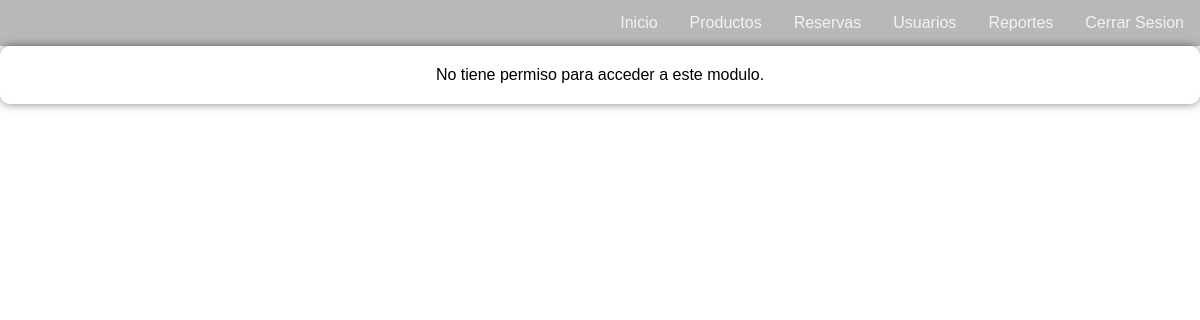
The page /modulos/index.php (signed in) on the database as committed earlier.
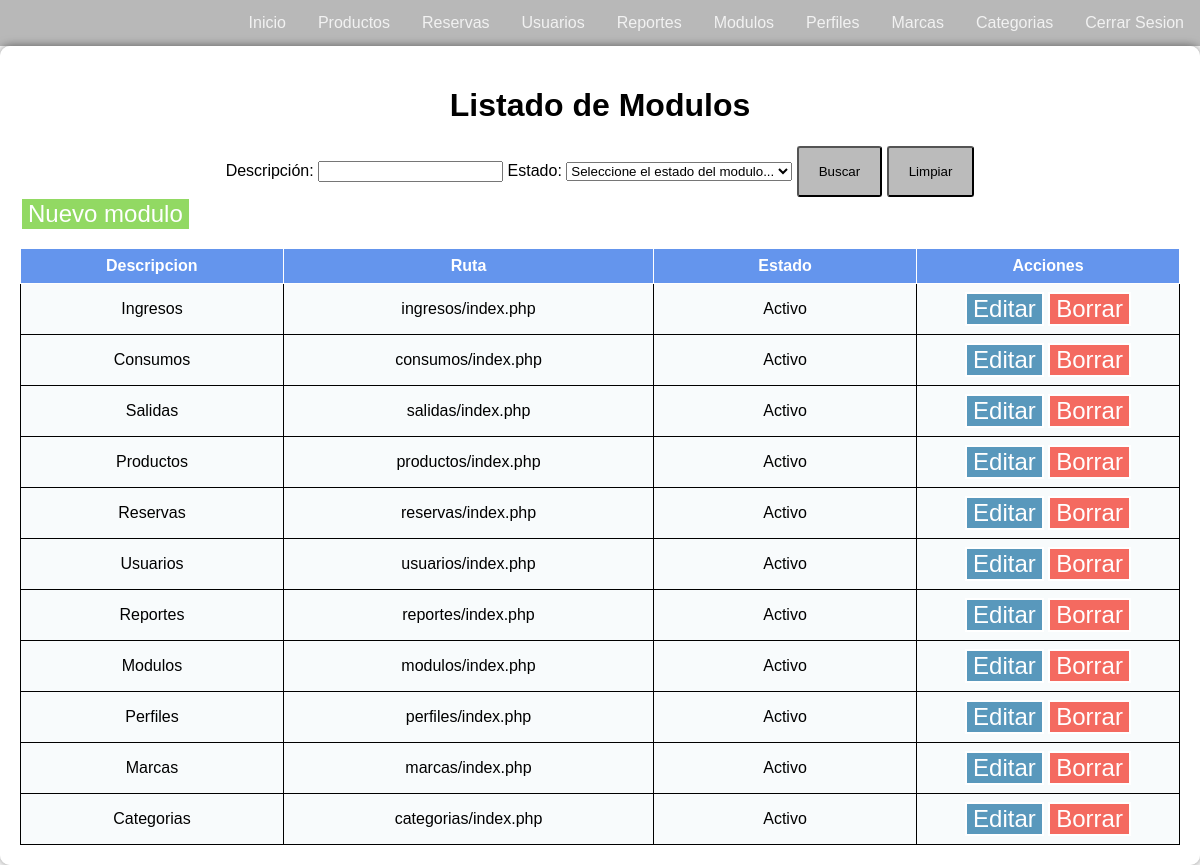
The same page on the database as committed later.
### tables this page shows
CREATE TABLE `modulo` (
  `id_modulo` int NOT NULL AUTO_INCREMENT,
  `modulo_descripcion` varchar(45) NOT NULL,
  `modulo_ruta` varchar(45) NOT NULL,
  `modulo_estado` int NOT NULL,
  PRIMARY KEY (`id_modulo`)
);

### perfiles/validar_permiso.php (called while the page is built)
<?php
    function validar_permiso($modulo){
        require("../conexion.php");
        $tiene_permiso = false;
        if (isset($_SESSION["usuario_nombre"])){
            $registro = $mysql->query("select count(*) resultados
                                        from modulo m
                                        left join perfil_modulo pm on pm.rela_modulo = m.id_modulo
                                        left join perfil p on pm.rela_perfil = p.id_perfil
                                        left join usuario u on u.rela_perfil = p.id_perfil
                                        where m.modulo_estado = 1
                                        and u.usuario_estado = 1
                                        and u.usuario_nombre = '$_SESSION[usuario_nombre]'
                                        and m.modulo_ruta = '$modulo'") or
            die($mysql->error);
            if ((int) $registro->fetch_array()["resultados"] > 0) {
                $tiene_permiso = true;
            }
        }
        return $tiene_permiso;
    }
?>

### modulos/listado.php (the view, shortened to what this page needs)
<h1>Listado de Modulos</h1>
<?php
	include("busqueda.php");
?>
<div class="botonera-abm">
	<button class="abm-button alta-button" onclick="location.href='formulario.php'">Nuevo modulo</button><br><br>
</div>
<table>
	<thead>
		<th> <font face="Arial">Descripcion</font> </th>
		<th> <font face="Arial">Ruta</font> </th>
		<th> <font face="Arial">Estado</font> </th>
		<th> <font face="Arial">Acciones</font> </th>
	</thead>
<?php
	require("../conexion.php");
	$filtro = "";
	$registros = $mysql->query("select * from modulo where 1=1 ".$filtro) or
	die($mysql->error);
	while ($row = $registros->fetch_assoc()) {
		echo
		"<tr>
			<td>".$row["modulo_descripcion"]."</td>
			<td>".$row["modulo_ruta"]."</td>
			<td>".(($row["modulo_estado"]) ? "Activo" : "Baja")."</td>
			<td>
				<button class='abm-button mod-button' onclick='location.href=\"editar.php?id_modulo=".$row["id_modulo"]."\"'>Editar</button>
				<button class='abm-button baja-button' onclick='location.href=\"baja_logica.php?id_modulo=".$row["id_modulo"]."\"'>Borrar</button>
			</td>
		</tr>";
	}
?>

### modulos/index.php (shortened to what this page needs)
<!DOCTYPE HTML PUBLIC "-//W3C//DTD HTML 4.01 Transitional//EN" "http://www.w3.org/TR/html4/loose.dtd">
<html>
	<head>
		<link rel="stylesheet" href="../estilos.css">
	</head>
	<body class="home">
		<?php
			include("../menu.php");
		?>
		<div class="content">
			<?php
				require("../perfiles/validar_permiso.php");
				if (validar_permiso("modulos/index.php")){
					include("listado.php");
				}
				else{
					echo "No tiene permiso para acceder a este modulo.";
				}
			?>
		</div>
	</body>
</html>

### menu.php (shortened to what this page needs)
<div class="menu">
    <div class="menu-botonera">
        <a href="/proyecto_cabania/home.php">Inicio</a>
        <?php
            require("conexion.php");
            if (isset($_SESSION["usuario_nombre"])){
                $registros = $mysql->query("select distinct m.modulo_ruta, m.modulo_descripcion
                                            from modulo m
                                            left join perfil_modulo pm on pm.rela_modulo = m.id_modulo
                                            left join perfil p on pm.rela_perfil = p.id_perfil
                                            left join usuario u on u.rela_perfil = p.id_perfil
                                            where m.modulo_estado = 1
                                            and u.usuario_estado = 1
                                            and u.usuario_nombre = '$_SESSION[usuario_nombre]'") or
                die($mysql->error);
                while ($row = $registros->fetch_assoc()) {
                    echo
                    "<a href='/proyecto_cabania/$row[modulo_ruta]'>$row[modulo_descripcion]</a>";
                }
            }
            else{
                header("Location: usuarios/login.php");
            }
        ?>
        <a href="/proyecto_cabania/usuarios/logout.php">Cerrar Sesion</a>
    </div>
</div>

### modulos/busqueda.php (shortened to what this page needs)
<form method="post" action="index.php">
    Descripción:
    <input type="text" name="modulo_descripcion" value="<?php if (isset($_REQUEST["modulo_descripcion"])){ echo $_REQUEST["modulo_descripcion"]; } ?>">
	Estado:
	<select name="modulo_estado">
		<option value="">Seleccione el estado del modulo...</option>
	</select>
	<input type="submit" value="Buscar">
	<input type="button" value="Limpiar" onclick="limpiarFormulario(this)">
</form>

### estilos.css (style rules this page uses)
body { font-family: Arial, sans-serif; margin: 0; padding: 0; background-size: cover; }
.home { background: url(./imagenes/home.png) no-repeat center center fixed; }
.menu { background-color: rgba(155, 155, 155, 0.7); overflow: hidden; }
.menu-botonera { float: right; }
.botonera-abm { float: left; }
.menu a { float: left; display: block; color: #f2f2f2; text-align: center; padding: 14px 16px; text-decoration: none; }
input[type=button], input[type=submit], input[type=reset] { background-color: rgba(158, 158, 158, 0.7); padding: 16px 20px; border-radius: 3px; position: relative; z-index: 1; overflow: hidden; }
.abm-button { color: white; border-color: white; border-style: double; font-size: 3vh; }
.alta-button { background-color: rgba(109, 204, 46, 0.747); }
.mod-button { background-color: rgba(35, 119, 167, 0.747); }
.baja-button { background-color: rgba(243, 57, 44, 0.747); }
.content { background-color: rgba(255, 255, 255, 0.7); padding: 20px; color: #000; text-align: center; border-radius: 10px; box-shadow: 0 0 10px rgba(0, 0, 0, 0.5); z-index: 0; }
table { border-collapse: collapse; border: 1; width: 100%; }
th { border-right: 1px solid #fff; border-bottom: 1px solid #fff; padding: 0.5em; background-color: #C2C2C2; }
td { border: 1px solid #000; padding: .5em; background-color: #f0f5f770; width: 100px; text-align: center; }
thead th { background-color: #6495ed; color: #fff; }
input[type="text"], input[type="password"], input[type="email"], input[type="number"], input[type="date"], input[type="datetime-local"], select, textarea { transition: border-color 0.3s ease, background-color 0.3s ease; }

Rows that differ between the two databases and show on the page:
now on this page (row unchanged): modulo: modulo_descripcion "Ingresos", modulo_ruta "ingresos/index.php", modulo_estado "Activo"
now on this page (row unchanged): modulo: modulo_descripcion "Consumos", modulo_ruta "consumos/index.php", modulo_estado "Activo"
now on this page (row unchanged): modulo: modulo_descripcion "Salidas", modulo_ruta "salidas/index.php", modulo_estado "Activo"
now on this page (row unchanged): modulo: modulo_descripcion "Productos", modulo_ruta "productos/index.php", modulo_estado "Activo"
now on this page (row unchanged): modulo: modulo_descripcion "Reservas", modulo_ruta "reservas/index.php", modulo_estado "Activo"
now on this page (row unchanged): modulo: modulo_descripcion "Usuarios", modulo_ruta "usuarios/index.php", modulo_estado "Activo"
now on this page (row unchanged): modulo: modulo_descripcion "Reportes", modulo_ruta "reportes/index.php", modulo_estado "Activo"
added modulo: modulo_descripcion "Modulos", modulo_ruta "modulos/index.php", modulo_estado "Activo"
added modulo: modulo_descripcion "Perfiles", modulo_ruta "perfiles/index.php", modulo_estado "Activo"
added modulo: modulo_descripcion "Marcas", modulo_ruta "marcas/index.php", modulo_estado "Activo"
added modulo: modulo_descripcion "Categorias", modulo_ruta "categorias/index.php", modulo_estado "Activo"
Other text that changed with them:
form field modulo_estado: (not shown) → "Seleccione el estado del modulo..."
form field value: (not shown) → "Buscar"
form field value: (not shown) → "Limpiar"
new list line: "Modulos"
new list line: "Perfiles"
new list line: "Marcas"
new list line: "Categorias"
text no longer shown: "No tiene permiso para acceder a este modulo."
text now shown: "Listado de Modulos Descripción: Estado: Nuevo modulo Descripcion Ruta Estado Acciones"
